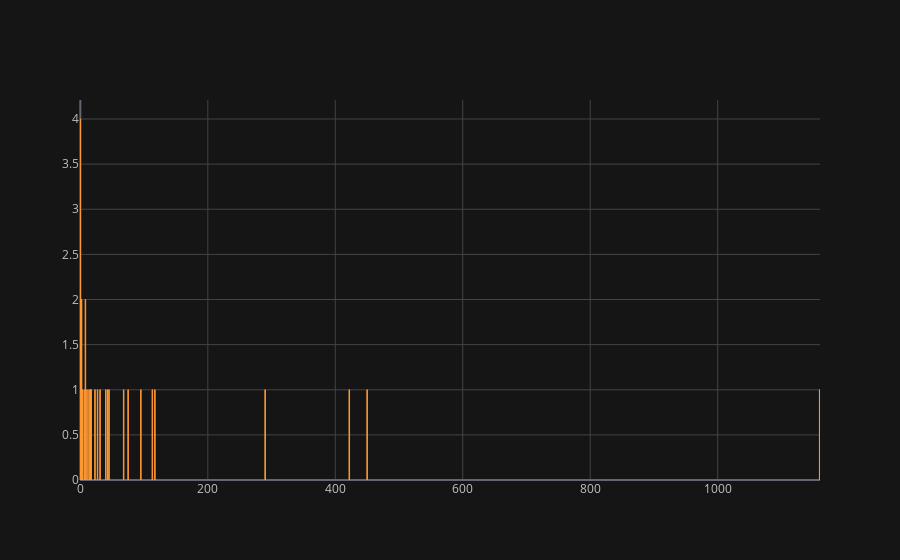

Source (notebook cell):
### Markdown cell above
### contact_number, state

### Code cell
print(raw_df['contact_number'].value_counts())
raw_df['contact_number'].value_counts().iplot(kind='bar')

### Figure 1 — Plotly figure (JSON) as saved in the notebook; plotly's stock layout.template omitted (floating-point values rounded to 4 significant figures)
{"data": [{"marker": {"color": "rgba(255, 153, 51, 0.6)", "line": {"color": "rgba(255, 153, 51, 1.0)", "width": 1}}, "name": "contact_number", "orientation": "v", "text": "", "type": "bar", "x": [0, 2, 8, 1, 95, 43, 16, 17, 9, 3, 15, 6, 12, 40, 113, 75, 422, 31, 68, 23, 27, 450, 117, 290, 1160, 45], "y": [4, 2, 2, 2, 1, 1, 1, 1, 1, 1, 1, 1, 1, 1, 1, 1, 1, 1, 1, 1, 1, 1, 1, 1, 1, 1]}], "layout": {"legend": {"bgcolor": "#151516", "font": {"color": "#D9D9D9"}}, "paper_bgcolor": "#151516", "plot_bgcolor": "#151516", "title": {"font": {"color": "#D9D9D9"}}, "xaxis": {"gridcolor": "#434343", "showgrid": true, "tickfont": {"color": "#C2C2C2"}, "title": {"font": {"color": "#D9D9D9"}, "text": ""}, "zerolinecolor": "#666570"}, "yaxis": {"gridcolor": "#434343", "showgrid": true, "tickfont": {"color": "#C2C2C2"}, "title": {"font": {"color": "#D9D9D9"}, "text": ""}, "zerolinecolor": "#666570"}}}
